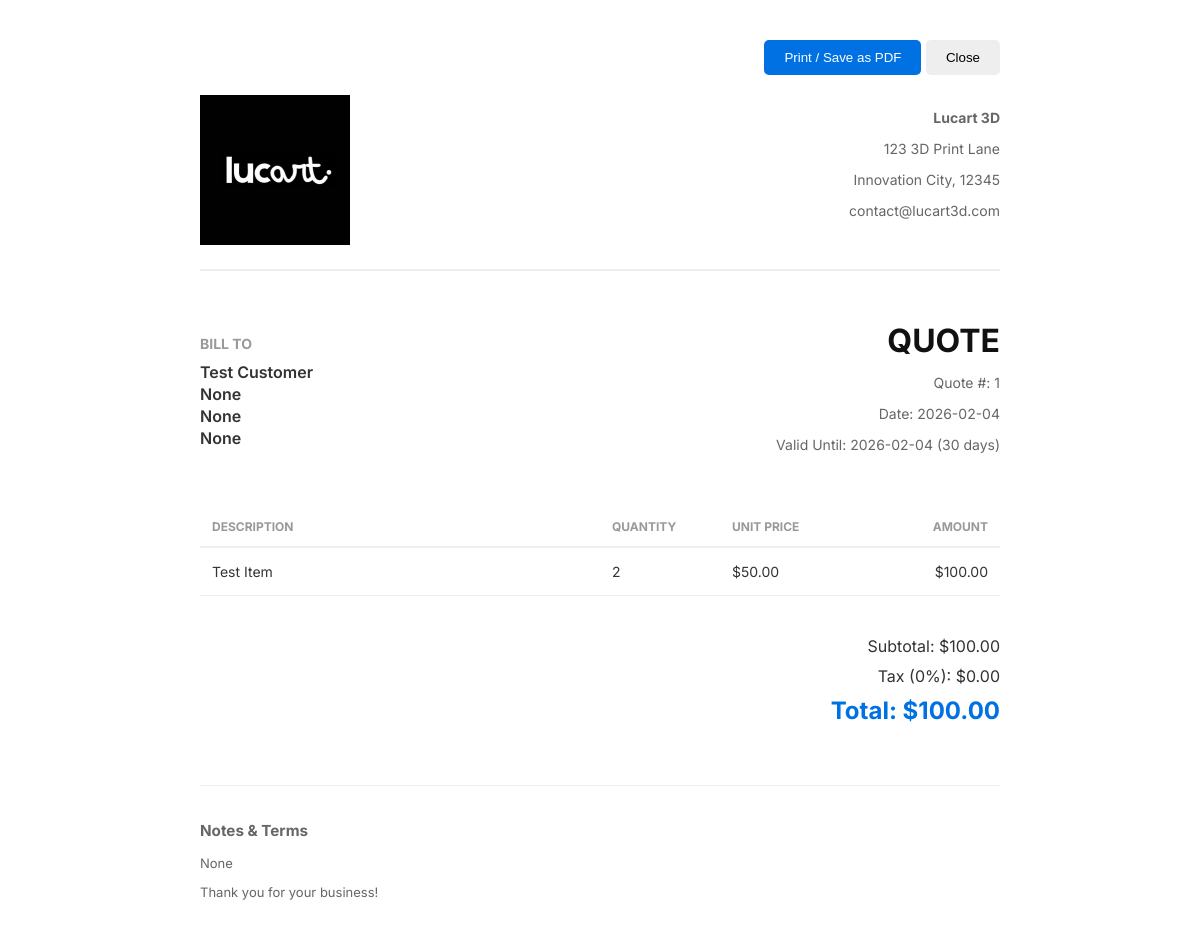
The page /quotes/1/print (signed in) on the database its author committed.
### app/models.py (models this page shows)
class Customer(db.Model):
    id = db.Column(db.Integer, primary_key=True)
    name = db.Column(db.String(120), index=True, nullable=False)
    email = db.Column(db.String(120), index=True)
    phone = db.Column(db.String(20))
    address = db.Column(db.String(200))
    notes = db.Column(db.Text)
    created_at = db.Column(db.DateTime, default=datetime.utcnow)
    orders = db.relationship('Order', backref='customer', lazy='dynamic')
    quotes = db.relationship('Quote', backref='customer', lazy='dynamic')

class Quote(db.Model):
    id = db.Column(db.Integer, primary_key=True)
    customer_id = db.Column(db.Integer, db.ForeignKey('customer.id'))
    date = db.Column(db.DateTime, default=datetime.utcnow)
    status = db.Column(db.String(20), default='Draft') # Draft, Sent, Accepted, Rejected
    total = db.Column(db.Float, default=0.0)
    notes = db.Column(db.Text)
    items = db.relationship('QuoteItem', backref='quote', lazy='dynamic', cascade='all, delete-orphan')

class QuoteItem(db.Model):
    id = db.Column(db.Integer, primary_key=True)
    quote_id = db.Column(db.Integer, db.ForeignKey('quote.id'))
    description = db.Column(db.String(200))
    quantity = db.Column(db.Integer, default=1)
    unit_price = db.Column(db.Float, default=0.0)

### app/quotes/routes.py (the view)
@quotes_bp.route('/<int:id>/print')
@login_required
def print_quote(id):
    quote = Quote.query.get_or_404(id)
    return render_template('quotes/print.html', quote=quote)

### app/models.py (called while the page is built)
@login.user_loader
def load_user(id):
    return User.query.get(int(id))

### app/templates/quotes/print.html (shortened to what this page needs)
<!DOCTYPE html>
<html>
<head>
</head>
<body>
    <div class="no-print" style="margin-bottom: 20px; text-align: right;">
        <button onclick="window.print()" style="padding: 10px 20px; background: #0071e3; color: white; border: none; border-radius: 5px; cursor: pointer;">Print / Save as PDF</button>
        <button onclick="window.close()" style="padding: 10px 20px; background: #eee; border: none; border-radius: 5px; cursor: pointer;">Close</button>
    </div>
    <div class="header">
        <div class="logo">
            <img src="{{ url_for('static', filename='img/logo.png') }}" alt="Lucart 3D">
        </div>
        <div class="company-info">
            <p><strong>Lucart 3D</strong></p>
            <p>123 3D Print Lane</p>
            <p>Innovation City, 12345</p>
            <p>contact@lucart3d.com</p>
        </div>
    </div>
    <div class="client-section">
        <div class="client-box">
            <h3>Bill To</h3>
            <p>{{ quote.customer.name }}</p>
            <p>{{ quote.customer.email }}</p>
            <p>{{ quote.customer.address }}</p>
            <p>{{ quote.customer.phone }}</p>
        </div>
        <div style="text-align: right;">
            <h1 class="quote-title">QUOTE</h1>
            <p class="quote-meta">Quote #: {{ quote.id }}</p>
            <p class="quote-meta">Date: {{ quote.date.strftime('%Y-%m-%d') }}</p>
            <p class="quote-meta">Valid Until: {{ quote.date.strftime('%Y-%m-%d') }} (30 days)</p>
        </div>
    </div>
    <table>
        <thead>
            <tr>
                <th width="50%">Description</th>
                <th width="15%">Quantity</th>
                <th width="20%">Unit Price</th>
                <th width="15%" style="text-align: right;">Amount</th>
            </tr>
        </thead>
        <tbody>
            {% for item in quote.items %}
            <tr>
                <td>{{ item.description }}</td>
                <td>{{ item.quantity }}</td>
                <td>${{ "%.2f"|format(item.unit_price) }}</td>
                <td style="text-align: right;">${{ "%.2f"|format(item.quantity * item.unit_price) }}</td>
            </tr>
            {% endfor %}
        </tbody>
    </table>
    <div class="total-section">
        <div class="total-row">Subtotal: ${{ "%.2f"|format(quote.total) }}</div>
        <div class="total-row">Tax (0%): $0.00</div>
        <div class="grand-total">Total: ${{ "%.2f"|format(quote.total) }}</div>
    </div>
    <div class="notes">
        <h3>Notes & Terms</h3>
        <p>{{ quote.notes }}</p>
        <p style="margin-top: 10px;">Thank you for your business!</p>
    </div>
</body>
</html>

### app/templates/quotes/print.html (style rules this page uses)
body { font-family: 'Inter', sans-serif; padding: 40px; max-width: 800px; margin: 0 auto; color: #333; }
.header { display: flex; justify-content: space-between; margin-bottom: 50px; border-bottom: 2px solid #eee; padding-bottom: 20px; }
.logo img { max-width: 150px; }
.company-info { text-align: right; font-size: 14px; color: #666; }
.quote-title { font-size: 32px; font-weight: 700; margin: 0 0 10px 0; color: #111; }
.quote-meta { font-size: 14px; color: #666; }
.client-section { margin-bottom: 40px; display: flex; justify-content: space-between; }
.client-box h3 { font-size: 14px; text-transform: uppercase; color: #999; margin-bottom: 10px; }
.client-box p { margin: 2px 0; font-weight: 600; }
table { width: 100%; border-collapse: collapse; margin-bottom: 40px; }
th { text-align: left; padding: 12px; border-bottom: 2px solid #eee; font-size: 12px; text-transform: uppercase; color: #999; }
td { padding: 15px 12px; border-bottom: 1px solid #eee; font-size: 14px; }
.total-section { text-align: right; }
.total-row { font-size: 16px; margin-bottom: 10px; }
.grand-total { font-size: 24px; font-weight: 700; color: #0071e3; margin-top: 10px; }
.notes { margin-top: 60px; padding-top: 20px; border-top: 1px solid #eee; font-size: 13px; color: #666; }

### rows shown on the page
Customer: customer.name "Test Customer", customer.email "None", customer.address "None", customer.phone "None"
Quote: id "1", date "2026-02-04", total "100.00", notes "None"
QuoteItem: description "Test Item", quantity "2", unit_price "50.00", item.quantity*item.unit_price "100.00"
